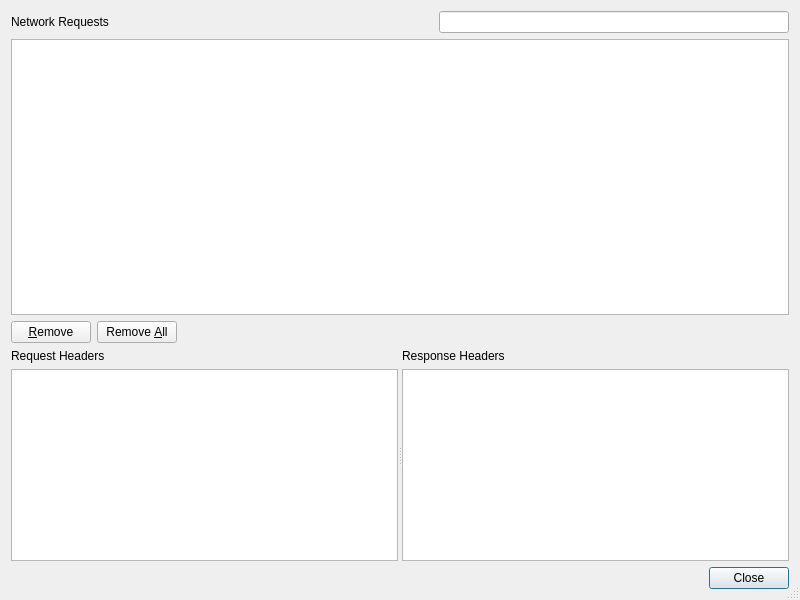
<?xml version="1.0" encoding="UTF-8"?>
<ui version="4.0">
 <class>E5NetworkMonitor</class>
 <widget class="QDialog" name="E5NetworkMonitor">
  <property name="geometry">
   <rect>
    <x>0</x>
    <y>0</y>
    <width>800</width>
    <height>600</height>
   </rect>
  </property>
  <property name="windowTitle">
   <string>Network Monitor</string>
  </property>
  <property name="sizeGripEnabled">
   <bool>true</bool>
  </property>
  <layout class="QVBoxLayout" name="verticalLayout_3">
   <item>
    <layout class="QHBoxLayout" name="horizontalLayout_2">
     <item>
      <widget class="QLabel" name="label">
       <property name="text">
        <string>Network Requests</string>
       </property>
      </widget>
     </item>
     <item>
      <spacer name="horizontalSpacer">
       <property name="orientation">
        <enum>Qt::Horizontal</enum>
       </property>
       <property name="sizeHint" stdset="0">
        <size>
         <width>40</width>
         <height>20</height>
        </size>
       </property>
      </spacer>
     </item>
     <item>
      <layout class="QHBoxLayout" name="horizontalLayout">
       <property name="spacing">
        <number>0</number>
       </property>
       <item>
        <widget class="E5ClearableLineEdit" name="searchEdit">
         <property name="minimumSize">
          <size>
           <width>350</width>
           <height>0</height>
          </size>
         </property>
         <property name="toolTip">
          <string>Enter search term for requests</string>
         </property>
        </widget>
       </item>
      </layout>
     </item>
    </layout>
   </item>
   <item>
    <widget class="E5TableView" name="requestsList">
     <property name="alternatingRowColors">
      <bool>true</bool>
     </property>
     <property name="selectionBehavior">
      <enum>QAbstractItemView::SelectRows</enum>
     </property>
     <property name="showGrid">
      <bool>false</bool>
     </property>
     <property name="sortingEnabled">
      <bool>false</bool>
     </property>
    </widget>
   </item>
   <item>
    <layout class="QHBoxLayout" name="horizontalLayout_3">
     <item>
      <widget class="QPushButton" name="removeButton">
       <property name="toolTip">
        <string>Press to remove the selected requests</string>
       </property>
       <property name="text">
        <string>&amp;Remove</string>
       </property>
       <property name="autoDefault">
        <bool>false</bool>
       </property>
      </widget>
     </item>
     <item>
      <widget class="QPushButton" name="removeAllButton">
       <property name="toolTip">
        <string>Press to remove all requests</string>
       </property>
       <property name="text">
        <string>Remove &amp;All</string>
       </property>
       <property name="autoDefault">
        <bool>false</bool>
       </property>
      </widget>
     </item>
     <item>
      <spacer name="horizontalSpacer_2">
       <property name="orientation">
        <enum>Qt::Horizontal</enum>
       </property>
       <property name="sizeHint" stdset="0">
        <size>
         <width>40</width>
         <height>20</height>
        </size>
       </property>
      </spacer>
     </item>
    </layout>
   </item>
   <item>
    <widget class="QSplitter" name="splitter">
     <property name="orientation">
      <enum>Qt::Horizontal</enum>
     </property>
     <widget class="QWidget" name="layoutWidget">
      <layout class="QVBoxLayout" name="verticalLayout">
       <item>
        <widget class="QLabel" name="label_2">
         <property name="text">
          <string>Request Headers</string>
         </property>
        </widget>
       </item>
       <item>
        <widget class="QTableView" name="requestHeadersList">
         <property name="alternatingRowColors">
          <bool>true</bool>
         </property>
         <property name="showGrid">
          <bool>false</bool>
         </property>
         <property name="sortingEnabled">
          <bool>false</bool>
         </property>
        </widget>
       </item>
      </layout>
     </widget>
     <widget class="QWidget" name="layoutWidget">
      <layout class="QVBoxLayout" name="verticalLayout_2">
       <item>
        <widget class="QLabel" name="label_3">
         <property name="text">
          <string>Response Headers</string>
         </property>
        </widget>
       </item>
       <item>
        <widget class="QTableView" name="responseHeadersList">
         <property name="alternatingRowColors">
          <bool>true</bool>
         </property>
         <property name="showGrid">
          <bool>false</bool>
         </property>
         <property name="sortingEnabled">
          <bool>false</bool>
         </property>
        </widget>
       </item>
      </layout>
     </widget>
    </widget>
   </item>
   <item>
    <widget class="QDialogButtonBox" name="buttonBox">
     <property name="orientation">
      <enum>Qt::Horizontal</enum>
     </property>
     <property name="standardButtons">
      <set>QDialogButtonBox::Close</set>
     </property>
    </widget>
   </item>
  </layout>
 </widget>
 <customwidgets>
  <customwidget>
   <class>E5ClearableLineEdit</class>
   <extends>QLineEdit</extends>
   <header>E5Gui/E5LineEdit.h</header>
  </customwidget>
  <customwidget>
   <class>E5TableView</class>
   <extends>QTableView</extends>
   <header>E5Gui/E5TableView.h</header>
  </customwidget>
 </customwidgets>
 <tabstops>
  <tabstop>searchEdit</tabstop>
  <tabstop>requestsList</tabstop>
  <tabstop>removeButton</tabstop>
  <tabstop>removeAllButton</tabstop>
  <tabstop>requestHeadersList</tabstop>
  <tabstop>responseHeadersList</tabstop>
  <tabstop>buttonBox</tabstop>
 </tabstops>
 <resources/>
 <connections>
  <connection>
   <sender>buttonBox</sender>
   <signal>accepted()</signal>
   <receiver>E5NetworkMonitor</receiver>
   <slot>accept()</slot>
   <hints>
    <hint type="sourcelabel">
     <x>252</x>
     <y>595</y>
    </hint>
    <hint type="destinationlabel">
     <x>157</x>
     <y>274</y>
    </hint>
   </hints>
  </connection>
  <connection>
   <sender>buttonBox</sender>
   <signal>rejected()</signal>
   <receiver>E5NetworkMonitor</receiver>
   <slot>reject()</slot>
   <hints>
    <hint type="sourcelabel">
     <x>320</x>
     <y>595</y>
    </hint>
    <hint type="destinationlabel">
     <x>286</x>
     <y>274</y>
    </hint>
   </hints>
  </connection>
 </connections>
</ui>
